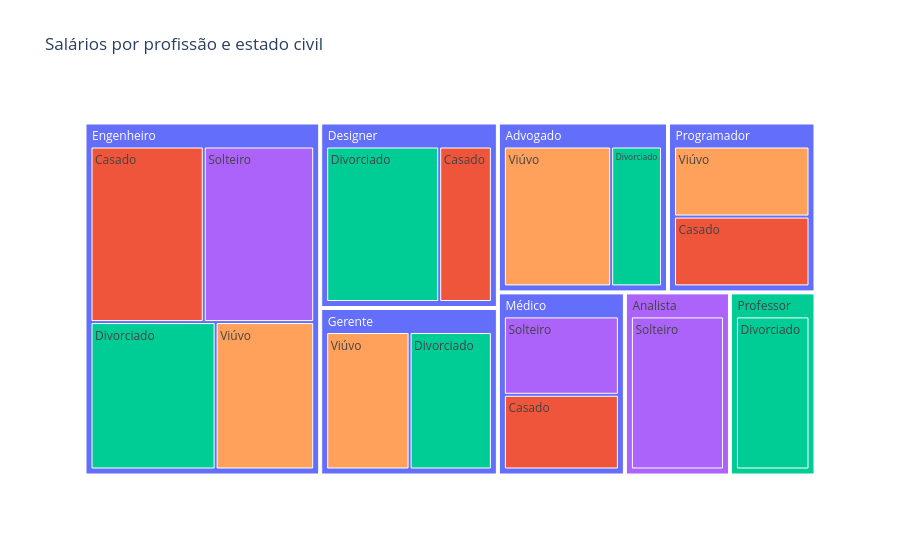

Notebook source saved alongside this figure:
### Markdown cell above
Mapa de árvore

### Code cell
salario_por_profissao_estado_civil = df.groupby(['Profissão', 'Estado Civil'])['Salário'].mean().reset_index() # Agrupar por profissão e calcular a média salarial'
fig = px.treemap(salario_por_profissao_estado_civil, 
                 path=['Profissão', 'Estado Civil'], 
                 values='Salário', 
                 title='Salários por profissão e estado civil', 
                 color='Estado Civil')
fig.show()

### Figure 1 — Plotly figure (JSON) as saved in the notebook; plotly's stock layout.template omitted (floating-point values rounded to 4 significant figures)
{"data": [{"branchvalues": "total", "customdata": [["(?)"], ["(?)"], ["(?)"], ["(?)"], ["(?)"], ["(?)"], ["Casado"], ["Casado"], ["Casado"], ["Casado"], ["Divorciado"], ["Divorciado"], ["Divorciado"], ["Divorciado"], ["Divorciado"], ["Divorciado"], ["Solteiro"], ["Solteiro"], ["Solteiro"], ["Solteiro"], ["Viúvo"], ["Viúvo"], ["Viúvo"], ["Viúvo"]], "domain": {"x": [0, 1], "y": [0, 1]}, "hovertemplate": "labels=%{label}<br>Salário=%{value}<br>parent=%{parent}<br>id=%{id}<br>Estado Civil=%{customdata[0]}<extra></extra>", "ids": ["Programador", "Médico", "Gerente", "Engenheiro", "Designer", "Advogado", "Programador/Casado", "Médico/Casado", "Engenheiro/Casado", "Designer/Casado", "Gerente/Divorciado", "Professor", "Professor/Divorciado", "Engenheiro/Divorciado", "Designer/Divorciado", "Advogado/Divorciado", "Médico/Solteiro", "Analista", "Analista/Solteiro", "Engenheiro/Solteiro", "Engenheiro/Viúvo", "Gerente/Viúvo", "Programador/Viúvo", "Advogado/Viúvo"], "labels": ["Programador", "Médico", "Gerente", "Engenheiro", "Designer", "Advogado", "Casado", "Casado", "Casado", "Casado", "Divorciado", "Professor", "Divorciado", "Divorciado", "Divorciado", "Divorciado", "Solteiro", "Analista", "Solteiro", "Solteiro", "Viúvo", "Viúvo", "Viúvo", "Viúvo"], "marker": {"colors": ["#636efa", "#636efa", "#636efa", "#636efa", "#636efa", "#636efa", "#EF553B", "#EF553B", "#EF553B", "#EF553B", "#00cc96", "#00cc96", "#00cc96", "#00cc96", "#00cc96", "#00cc96", "#ab63fa", "#ab63fa", "#ab63fa", "#ab63fa", "#FFA15A", "#FFA15A", "#FFA15A", "#FFA15A"]}, "name": "", "parents": ["", "", "", "", "", "", "Programador", "Médico", "Engenheiro", "Designer", "Gerente", "", "Professor", "Engenheiro", "Designer", "Advogado", "Médico", "", "Analista", "Engenheiro", "Engenheiro", "Gerente", "Programador", "Advogado"], "type": "treemap", "values": [5553.0, 5156.0, 6597.0, 18440.0, 7306.0, 6406.0, 2772.0, 2516.0, 5076.0, 2323.0, 3277.0, 3472.0, 3472.0, 4708.0, 4983.0, 2060.0, 2640.0, 4264.0, 4264.0, 4949.0, 3708.0, 3320.0, 2781.0, 4346.0]}], "layout": {"legend": {"tracegroupgap": 0}, "title": {"text": "Salários por profissão e estado civil"}}}
